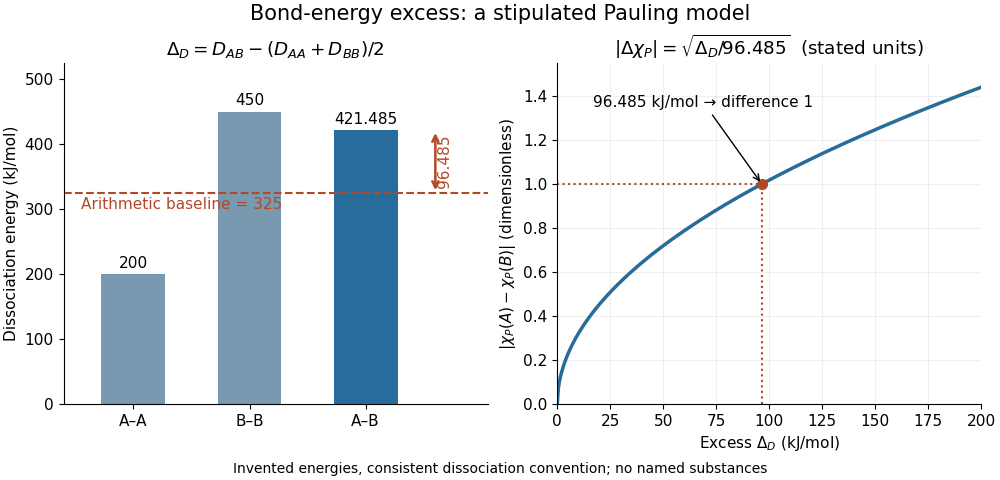

Here is the Python script that generated this plot:
"""Plot a stipulated arithmetic-baseline Pauling model; no experimental data.

Run from _media with Python 3.14, matplotlib 3.10.7 and numpy 2.3.5.
The PNG is written to the current directory with this script's basename.
"""

from pathlib import Path

import matplotlib.pyplot as plt
import numpy as np


def main():
    conversion = 96.485  # Rounded kJ/mol corresponding to 1 eV per particle.
    daa, dbb = 200.0, 450.0
    baseline = (daa + dbb) / 2
    dab = baseline + conversion
    excess = dab - baseline
    plt.rcParams.update({"font.size": 11, "axes.spines.top": False,
                         "axes.spines.right": False})
    fig, (left, right) = plt.subplots(1, 2, figsize=(10, 4.8), layout="constrained")
    fig.patch.set_facecolor("white")
    fig.suptitle("Bond-energy excess: a stipulated Pauling model", fontsize=15)
    left.bar([0, 1, 2], [daa, dbb, dab], width=0.55,
             color=["#7899af", "#7899af", "#276c9a"])
    left.set_xticks([0, 1, 2], ["A–A", "B–B", "A–B"])
    left.set_ylabel("Dissociation energy (kJ/mol)")
    left.set_ylim(0, 525)
    left.set_xlim(-0.6, 3.05)
    for x, value in enumerate([daa, dbb, dab]):
        left.text(x, value + 10, f"{value:g}", ha="center")
    left.axhline(baseline, color="#b34827", linestyle="--", linewidth=1.5)
    left.text(-0.45, baseline - 25, "Arithmetic baseline = 325", color="#b34827")
    left.annotate("", xy=(2.6, dab), xytext=(2.6, baseline),
                  arrowprops={"arrowstyle": "<->", "color": "#b34827", "lw": 1.8})
    left.text(2.61, (dab + baseline) / 2, "96.485", va="center", rotation=90,
              color="#b34827")
    left.set_title(r"$\Delta_D=D_{AB}-(D_{AA}+D_{BB})/2$")
    delta = np.linspace(0, 200, 401)
    right.plot(delta, np.sqrt(delta / conversion), color="#276c9a", linewidth=2.5)
    right.plot(excess, 1, "o", color="#b34827", markersize=7)
    right.axvline(excess, ymax=1/1.55, color="#b34827", linestyle=":")
    right.axhline(1, xmax=excess/200, color="#b34827", linestyle=":")
    right.annotate("96.485 kJ/mol → difference 1", xy=(excess, 1),
                   xytext=(17, 1.35), arrowprops={"arrowstyle": "->"})
    right.set(xlim=(0, 200), ylim=(0, 1.55), xlabel=r"Excess $\Delta_D$ (kJ/mol)",
              ylabel=r"$|\chi_P(A)-\chi_P(B)|$ (dimensionless)")
    right.set_title(r"$|\Delta\chi_P|=\sqrt{\Delta_D/96.485}$  (stated units)")
    right.grid(alpha=0.2)
    fig.supxlabel("Invented energies, consistent dissociation convention; no named substances", fontsize=10)
    fig.savefig(Path.cwd() / (Path(__file__).stem + ".png"), dpi=100,
                facecolor="white", transparent=False)
    plt.close(fig)


if __name__ == "__main__":
    main()
